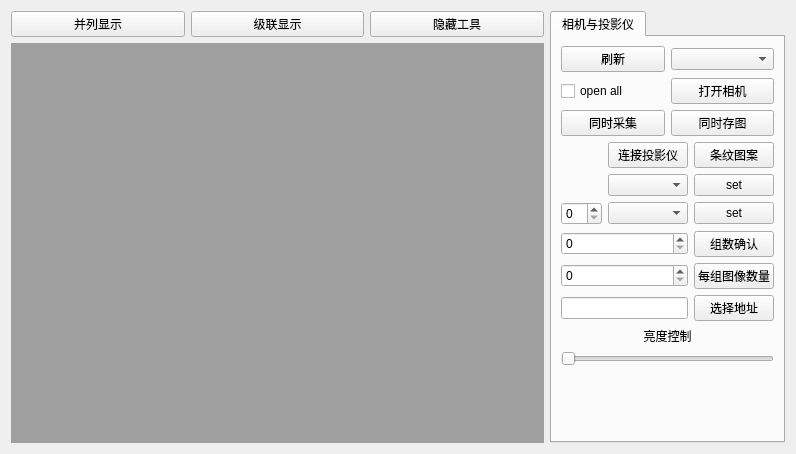
    <widget class="QWidget" name="cam_control">
     <attribute name="title">
      <string>相机</string>
     </attribute>
     <layout class="QGridLayout" name="gridLayout_22">
      <item row="0" column="1" rowspan="2">
       <widget class="QTabWidget" name="tabWidget">
        <property name="currentIndex">
         <number>0</number>
        </property>
        <widget class="QWidget" name="tab">
         <attribute name="title">
          <string>相机与投影仪</string>
         </attribute>
         <layout class="QGridLayout" name="gridLayout_39">
          <item row="1" column="0">
           <layout class="QGridLayout" name="gridLayout_20" columnstretch="1,3,1">
            <property name="bottomMargin">
             <number>0</number>
            </property>
            <item row="1" column="2">
             <widget class="QPushButton" name="pushButton_OperatingModeSelect">
              <property name="text">
               <string>set</string>
              </property>
             </widget>
            </item>
            <item row="0" column="2">
             <widget class="QPushButton" name="pushButton_testpartteb">
              <property name="text">
               <string>条纹图案</string>
              </property>
             </widget>
            </item>
            <item row="1" column="1">
             <widget class="QComboBox" name="comboBox_DLP_OperatingModeSelect"/>
            </item>
            <item row="0" column="1">
             <widget class="QPushButton" name="pushButton_display">
              <property name="text">
               <string>连接投影仪</string>
              </property>
             </widget>
            </item>
            <item row="2" column="0">
             <widget class="QSpinBox" name="spinBox_partten_times"/>
            </item>
            <item row="2" column="1">
             <widget class="QComboBox" name="comboBox_DLP_InternalPatternControl"/>
            </item>
            <item row="2" column="2">
             <widget class="QPushButton" name="pushButton_InternalPatternControl">
              <property name="text">
               <string>set</string>
              </property>
             </widget>
            </item>
           </layout>
          </item>
          <item row="4" column="0">
           <widget class="QSlider" name="horizontalSlider">
            <property name="maximum">
             <number>2500</number>
            </property>
            <property name="orientation">
             <enum>Qt::Horizontal</enum>
            </property>
           </widget>
          </item>
          <item row="0" column="0">
           <layout class="QGridLayout" name="gridLayout_19">
            <item row="0" column="2">
             <widget class="QComboBox" name="comboBox_device_list"/>
            </item>
            <item row="2" column="2">
             <widget class="QPushButton" name="pushButton_saveonce_all">
              <property name="text">
               <string>同时存图</string>
              </property>
             </widget>
            </item>
            <item row="0" column="1">
             <widget class="QPushButton" name="pushButton_refresh_device">
              <property name="text">
               <string>刷新</string>
              </property>
             </widget>
            </item>
            <item row="2" column="1">
             <widget class="QPushButton" name="pushButton_snapall">
              <property name="text">
               <string>同时采集</string>
              </property>
             </widget>
            </item>
            <item row="1" column="2">
             <widget class="QPushButton" name="pushButton_testui">
              <property name="text">
               <string>打开相机</string>
              </property>
             </widget>
            </item>
            <item row="1" column="1">
             <widget class="QCheckBox" name="checkBox_open_all">
              <property name="text">
               <string>open all</string>
              </property>
             </widget>
            </item>
           </layout>
          </item>
          <item row="5" column="0">
           <spacer name="verticalSpacer_8">
            <property name="orientation">
             <enum>Qt::Vertical</enum>
            </property>
            <property name="sizeHint" stdset="0">
             <size>
              <width>20</width>
              <height>40</height>
             </size>
            </property>
           </spacer>
          </item>
          <item row="3" column="0">
           <widget class="QLabel" name="label_current">
            <property name="text">
             <string>亮度控制</string>
            </property>
            <property name="alignment">
             <set>Qt::AlignCenter</set>
            </property>
           </widget>
          </item>
          <item row="2" column="0">
           <layout class="QGridLayout" name="gridLayout_36">
            <item row="2" column="0">
             <widget class="QLineEdit" name="base_root_dlp"/>
            </item>
            <item row="2" column="1">
             <widget class="QPushButton" name="SelectPatternroot">
              <property name="text">
               <string>选择地址</string>
              </property>
             </widget>
            </item>
            <item row="0" column="1">
             <widget class="QPushButton" name="groupnumber_confirm">
              <property name="text">
               <string>组数确认</string>
              </property>
             </widget>
            </item>
            <item row="0" column="0">
             <widget class="QSpinBox" name="groupnumber"/>
            </item>
            <item row="3" column="0">
             <layout class="QHBoxLayout" name="horizontalLayout_11"/>
            </item>
            <item row="1" column="0">
             <widget class="QSpinBox" name="picturenumber"/>
            </item>
            <item row="1" column="1">
             <widget class="QPushButton" name="picturenumber_confirm">
              <property name="text">
               <string>每组图像数量</string>
              </property>
             </widget>
            </item>
           </layout>
          </item>
         </layout>
        </widget>
       </widget>
      </item>
      <item row="0" column="0">
       <layout class="QHBoxLayout" name="horizontalLayout_3">
        <item>
         <widget class="QPushButton" name="action_v">
          <property name="text">
           <string>并列显示</string>
          </property>
         </widget>
        </item>
        <item>
         <widget class="QPushButton" name="action_jilian">
          <property name="text">
           <string>级联显示</string>
          </property>
         </widget>
        </item>
        <item>
         <widget class="QPushButton" name="action_hide">
          <property name="text">
           <string>隐藏工具</string>
          </property>
         </widget>
        </item>
       </layout>
      </item>
      <item row="1" column="0">
       <widget class="QMdiArea" name="mdiArea"/>
      </item>
     </layout>
    </widget>
